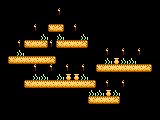

Below is a game level as drawn by its tile map, then a one-line description and the .tmx file that defines it, in full:
An orthogonal 20x15 tile map with 8x8 px tiles, 1 tile layer (floor).

<map version="1.10" tiledversion="1.11.0" orientation="orthogonal" renderorder="right-down" width="20" height="15" tilewidth="8" tileheight="8" infinite="0" nextlayerid="4" nextobjectid="1">
 <tileset firstgid="1" name="temple" tilewidth="8" tileheight="8" tilecount="16" columns="4">
  <image source="temple.png" width="32" height="32" />
 </tileset>
 <layer id="1" name="floor" width="20" height="15">
  <data encoding="csv">
4,4,4,4,4,4,4,4,4,4,4,4,4,4,4,4,4,4,4,4,
4,4,4,4,4,4,4,6,4,4,4,4,4,4,4,4,4,4,4,4,
4,4,4,4,4,4,4,4,4,4,4,4,4,4,4,4,4,4,4,4,
4,4,4,4,6,4,1,3,4,6,4,4,4,4,4,4,4,4,4,4,
4,4,4,4,4,5,4,5,4,4,5,4,4,4,4,4,4,4,4,4,
4,4,6,1,2,3,6,1,2,2,3,4,4,4,4,4,4,4,4,4,
4,4,5,4,4,4,4,4,4,4,4,4,4,6,4,6,4,6,4,4,
4,1,2,2,2,2,3,4,4,4,4,4,4,5,7,5,5,4,4,4,
4,4,4,4,6,4,6,4,6,4,6,4,1,2,2,2,2,2,3,4,
4,4,4,4,5,5,4,5,7,7,5,4,4,4,4,4,4,4,4,4,
4,4,4,1,2,2,2,2,2,2,2,3,4,6,4,6,4,4,4,4,
4,4,4,4,4,4,4,4,4,4,4,5,5,7,5,4,4,4,4,4,
4,4,4,4,4,4,4,4,4,4,4,1,2,2,3,4,4,4,4,4,
4,4,4,4,4,4,4,4,4,4,4,4,4,4,4,4,4,4,4,4,
4,4,4,4,4,4,4,4,4,4,4,4,4,4,4,4,4,4,4,4
</data>
 </layer>
</map>